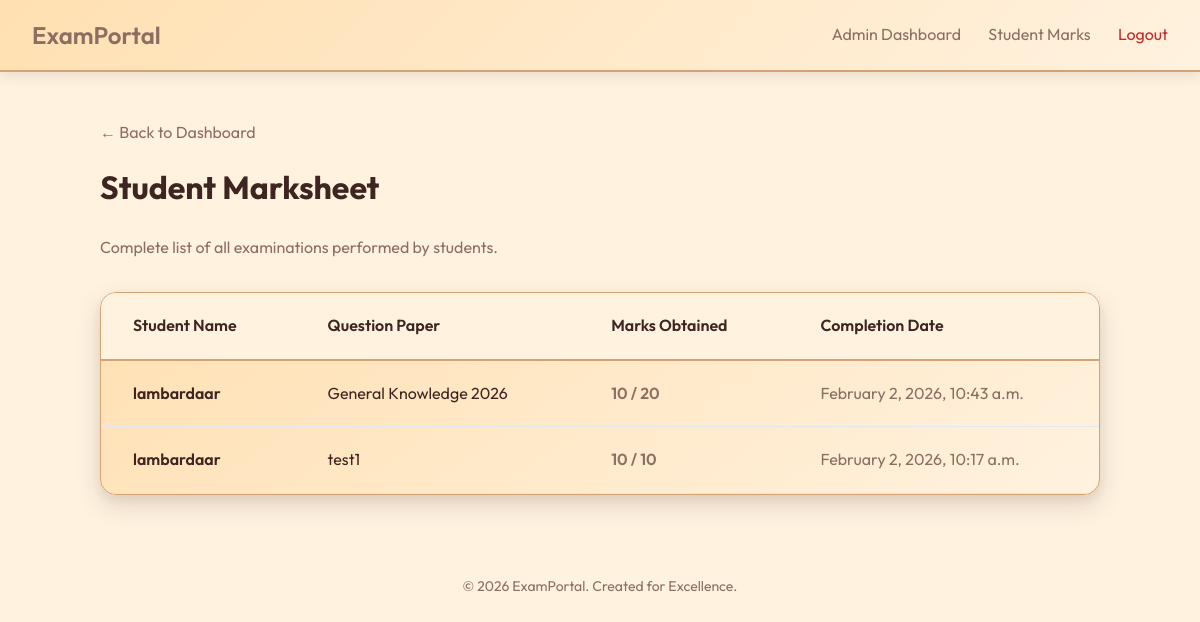
/admin_portal/results/ (signed in), run on an earlier commit of the app's database.
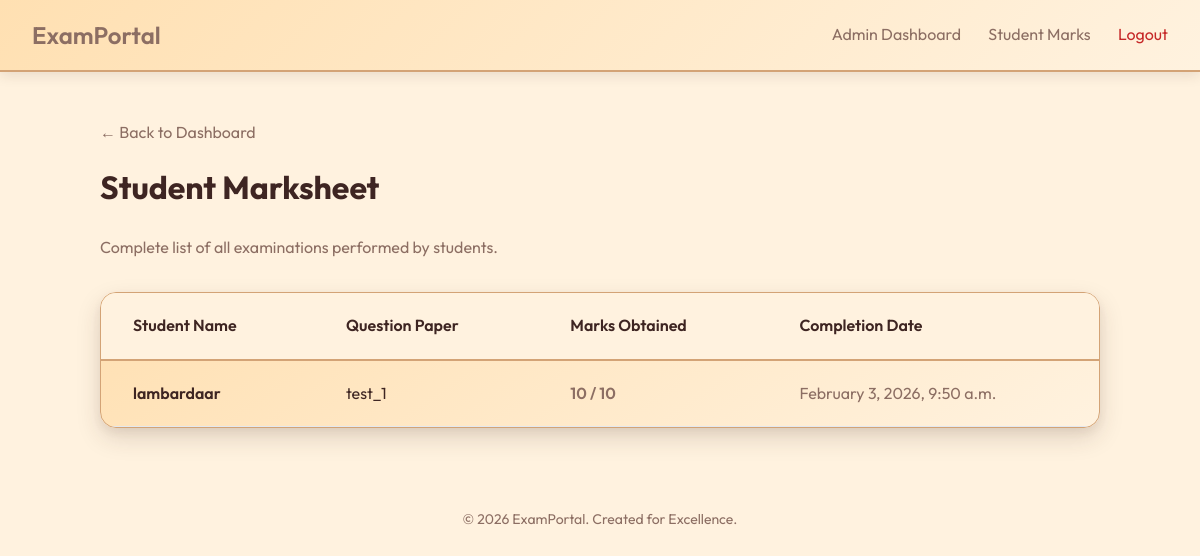
And on a later commit of the database.
### test_app/models.py (models this page shows, shortened)
class Result(models.Model):
    student = models.ForeignKey(User, on_delete=models.CASCADE)
    paper = models.ForeignKey(QuestionPaper, on_delete=models.CASCADE, null=True)
    marks = models.PositiveIntegerField()
    total_marks = models.PositiveIntegerField(default=0)
    date = models.DateTimeField(auto_now_add=True)

class QuestionPaper(models.Model):
    title = models.CharField(max_length=200)
    description = models.TextField(blank=True)
    created_at = models.DateTimeField(auto_now_add=True)

### test_app/views.py (the view)
# urls.py: path('admin_portal/results/', views.admin_view_results, name='admin_view_results'),
@login_required
def admin_view_results(request):
    if not request.user.is_staff:
        return redirect('home')
    results = Result.objects.all().order_by('-date')
    return render(request, 'test_app/admin_results.html', {'results': results})

### test_app/templates/test_app/admin_results.html (shortened to what this page needs)
{% extends 'test_app/base.html' %}
{% block content %}
<div style="margin-bottom: 2rem;">
    <a href="{% url 'admin_dashboard' %}" style="text-decoration: none; color: var(--text-light);">&larr; Back to
        Dashboard</a>
    <h1 style="margin-top: 1rem;">Student Marksheet</h1>
    <p style="color: var(--text-light);">Complete list of all examinations performed by students.</p>
</div>
{% if results %}
<div class="card" style="padding: 0; overflow: hidden;">
    <table style="width: 100%; border-collapse: collapse; text-align: left;">
        <thead>
            <tr style="background: var(--ivory); color: var(--text); border-bottom: 2px solid var(--accent);">
                <th style="padding: 1.25rem 2rem; font-weight: 600;">Student Name</th>
                <th style="padding: 1.25rem 2rem; font-weight: 600;">Question Paper</th>
                <th style="padding: 1.25rem 2rem; font-weight: 600;">Marks Obtained</th>
                <th style="padding: 1.25rem 2rem; font-weight: 600;">Completion Date</th>
            </tr>
        </thead>
        <tbody>
            {% for res in results %}
            <tr style="border-bottom: 1px solid #e2e8f0;">
                <td style="padding: 1.25rem 2rem; font-weight: 600;">{{ res.student.username }}</td>
                <td style="padding: 1.25rem 2rem;">{{ res.paper.title|default:"Deleted Paper" }}</td>
                <td style="padding: 1.25rem 2rem; font-weight: 600; color: var(--primary);">{{ res.marks }} / {{ res.total_marks }}</td>
                <td style="padding: 1.25rem 2rem; color: var(--text-light);">{{ res.date|date:"F j, Y, g:i a" }}</td>
            </tr>
            {% endfor %}
        </tbody>
    </table>
</div>
{% else %}
<div class="card" style="text-align: center; padding: 4rem 2rem;">
    <p style="color: var(--text-light); font-size: 1.1rem;">No records found yet. Students need to complete tests first.
    </p>
</div>
{% endif %}
{% endblock %}

What changed in the data, as far as the page shows it:
removed Result: student.username "lambardaar", paper "General Knowledge 2026", marks "10", total_marks "20", date "February 2, 2026, 10:43 a.m."
removed Result: student.username "lambardaar", paper "test1", marks "10", total_marks "10", date "February 2, 2026, 10:17 a.m."
added Result: student.username "lambardaar", paper "test_1", marks "10", total_marks "10", date "February 3, 2026, 9:50 a.m."
